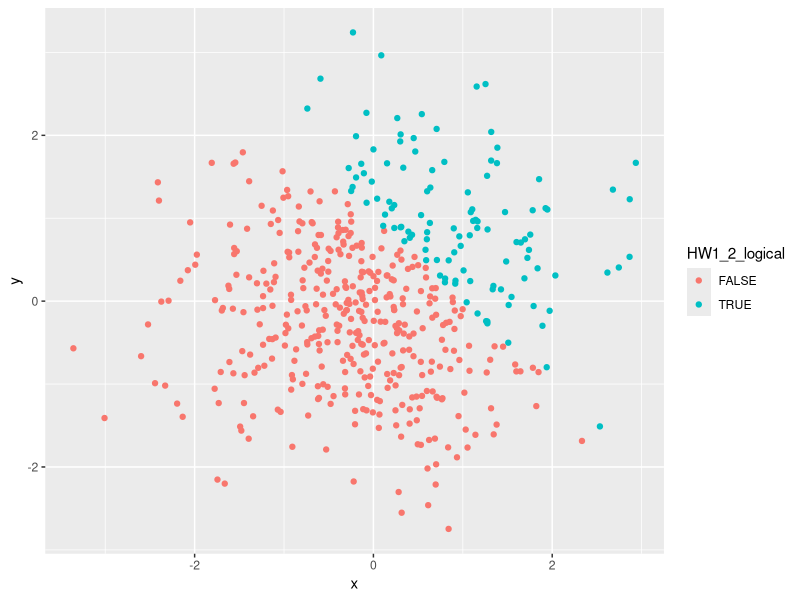
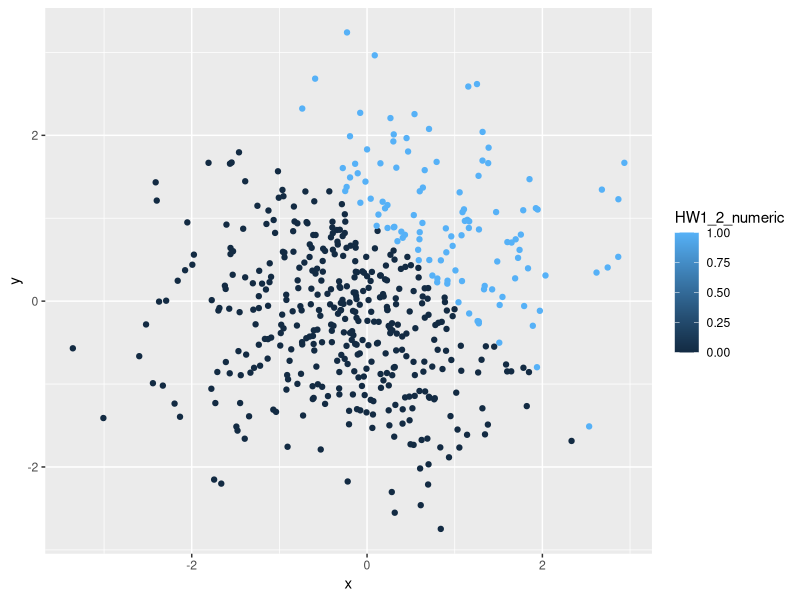
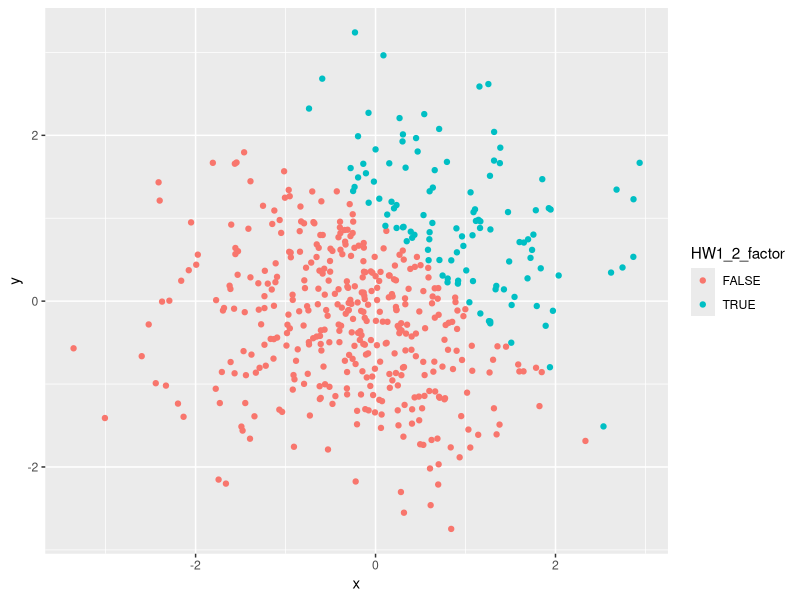
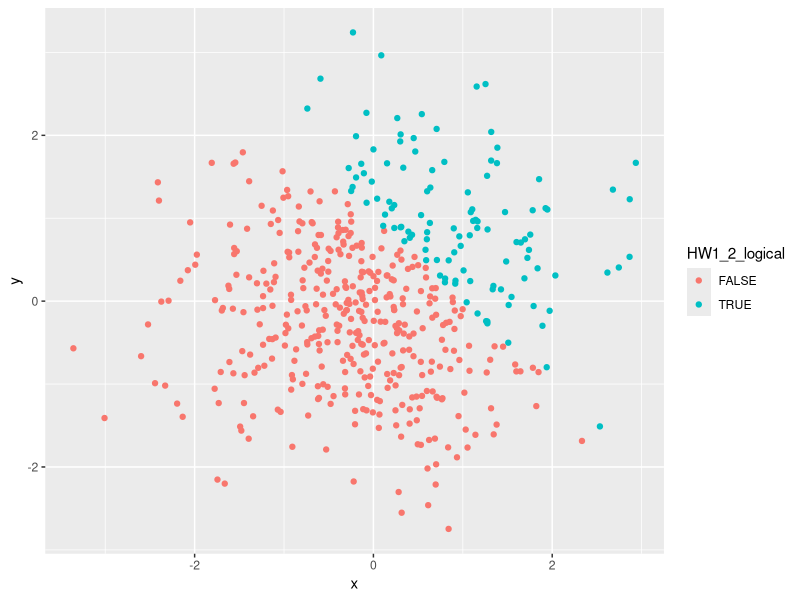

Reproduce these figures in R, in order.
## ---- chunk 1
library(tidyverse)

HW1_1_df = tibble(
  HW1_1_samp = rnorm(8),
  HW1_1_samp_pos = HW1_1_samp > 0,
  HW1_1_char = c("This","is","my","first","home","work","assignment","yay"),
  HW1_1_factor = factor(c("Kittens","are","cute","Kittens","are","cute","are","cute")),
)
## ---- chunk 2
mean(pull(HW1_1_df, HW1_1_samp))
mean(pull(HW1_1_df, HW1_1_samp_pos))
mean(pull(HW1_1_df, HW1_1_char))
mean(pull(HW1_1_df, HW1_1_factor))
## ---- chunk 3
HW1_1_rsamp = pull(HW1_1_df,HW1_1_samp)
HW1_1_rsamp_pos = pull(HW1_1_df,HW1_1_samp_pos)

HW1_1_samp_num = as.numeric(HW1_1_rsamp_pos)
HW1_1_samp_num * HW1_1_rsamp

HW1_1_samp_factor = as.factor(HW1_1_rsamp_pos)
HW1_1_samp_factor * HW1_1_rsamp

HW1_1_samp_num2 = as.numeric(HW1_1_samp_factor)
HW1_1_samp_num2 * HW1_1_rsamp
## ---- chunk 4
HW1_2_df = tibble(
  x = rnorm(500),
  y = rnorm(500),
  HW1_2_logical = x + y > 1,
  HW1_2_numeric = as.numeric(HW1_2_logical),
  HW1_2_factor = as.factor(HW1_2_logical)
)
## ---- chunk 5
plot_logical = ggplot(HW1_2_df, aes(x = x, y = y, color = HW1_2_logical)) + geom_point()
plot_logical
## ---- chunk 6
plot_numeric = ggplot(HW1_2_df, aes(x = x, y = y, color = HW1_2_numeric)) + geom_point()
plot_numeric
## ---- chunk 7
plot_factor = ggplot(HW1_2_df, aes(x = x, y = y, color = HW1_2_factor)) + geom_point()
plot_factor
## ---- chunk 8
ggsave("Plot_1.png", plot = plot_logical)
